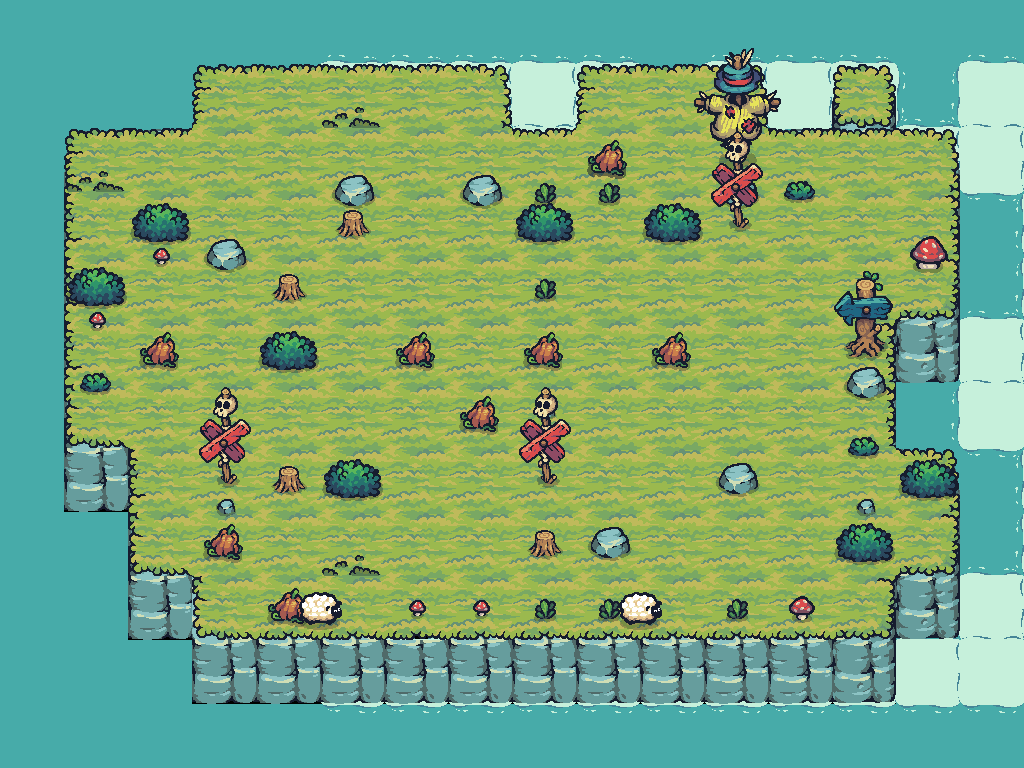

This game map was drawn from its Tiled (.tmx) file and the tilesets committed beside it. A one-line description and the trimmed map source follow:
An orthogonal 16x12 tile map with 64x64 px tiles, 11 tile layers (Water, Foam, layerforedge, new game bg, ...), 23 tilesets and 34 objects (22x Block, 6x Tree, 2x Barrel, PlayerCheckpoint, AntiPlayerCheckpoint, ...).

<map version="1.10" tiledversion="1.11.0" orientation="orthogonal" renderorder="right-down" width="16" height="12" tilewidth="64" tileheight="64" infinite="0" nextlayerid="28" nextobjectid="11">
 <properties>
  <property name="Star1" type="int" value="20" />
  <property name="Star2" type="int" value="25" />
  <property name="Star3" type="int" value="30" />
 </properties>
 <tileset firstgid="1" source="Terrain.tsx" />
 <tileset firstgid="41" source="Castle_Red.tsx" />
 <tileset firstgid="61" source="Tree.tsx" />
 <tileset firstgid="169" source="17.tsx" />
 <tileset firstgid="171" source="Tower_Blue.tsx" />
 <tileset firstgid="179" source="01.tsx" />
 <tileset firstgid="180" source="06.tsx" />
 <tileset firstgid="181" source="18.tsx" />
 <tileset firstgid="190" source="09.tsx" />
 <tileset firstgid="191" source="12.tsx" />
 <tileset firstgid="192" source="16.tsx" />
 <tileset firstgid="194" source="Castle_Destroyed.tsx" />
 <tileset firstgid="214" source="HappySheep_Idle.tsx" />
 <tileset firstgid="222" source="Tree_192.tsx" />
 <tileset firstgid="234" source="Water.tsx" />
 <tileset firstgid="235" source="Foam_192.tsx" />
 <tileset firstgid="243" source="Tilemap_Elevation.tsx" />
 <tileset firstgid="275" source="02.tsx" />
 <tileset firstgid="276" source="03.tsx" />
 <tileset firstgid="277" source="04.tsx" />
 <tileset firstgid="278" source="07.tsx" />
 <tileset firstgid="279" source="10.tsx" />
 <tileset firstgid="280" source="TX Props.tsx" />
 <group id="26" name="Common">
  <layer id="13" name="Water" width="16" height="12">
   <data>[192 cells, 88 non-empty, 1 distinct tile ids]</data>
  </layer>
  <layer id="14" name="Foam" width="16" height="12" offsetx="128" offsety="0">
   <data>[192 cells, 44 non-empty, 1 distinct tile ids]</data>
  </layer>
  <layer id="19" name="layerforedge" width="16" height="12">
   <data>[192 cells, 30 non-empty, 11 distinct tile ids]</data>
  </layer>
  <layer id="15" name="new game bg" width="16" height="12">
   <data>[192 cells, 128 non-empty, 12 distinct tile ids]</data>
  </layer>
  <layer id="24" name="eat" width="16" height="12">
   <data>[192 cells, 5 non-empty, 3 distinct tile ids]</data>
  </layer>
  <layer id="27" name="grass" width="16" height="12">
   <data>[192 cells, 3 non-empty, 1 distinct tile ids]</data>
  </layer>
  <layer id="17" name="props" width="16" height="12" offsetx="0" offsety="32">
   <data>[192 cells, 17 non-empty, 7 distinct tile ids]</data>
  </layer>
  <layer id="18" name="propsLayer2" width="16" height="12">
   <data>[192 cells, 15 non-empty, 12 distinct tile ids]</data>
  </layer>
  <objectgroup id="21" name="TreesOutSideGameGrid" class="TreesOutSideGameGrid">
   <object id="3" name="Tree" type="Tree" x="192" y="128" width="64" height="64" />
   <object id="5" name="Tree" type="Tree" x="256" y="128" width="64" height="64" />
   <object id="6" name="Tree" type="Tree" x="384" y="128" width="64" height="64" />
   <object id="7" name="Tree" type="Tree" x="832" y="192" width="64" height="64" />
   <object id="8" name="Tree" type="Tree" x="640" y="128" width="64" height="64" />
   <object id="9" name="Tree" type="Tree" x="192" y="320" width="64" height="64" />
  </objectgroup>
  <layer id="22" name="AheadOfTreesProps" width="16" height="12">
   <data>[192 cells, 6 non-empty, 6 distinct tile ids]</data>
  </layer>
  <objectgroup id="30" name="CollisionblocksForGrid">
   <object id="101" name="Block" type="Block" x="256" y="128" width="576" height="64" />
   <object id="102" name="Block" type="Block" x="256" y="576" width="576" height="64" />
   <object id="103" name="Block" type="Block" x="192" y="192" width="64" height="384" />
   <object id="104" name="Block" type="Block" x="831" y="192" width="64" height="384" />
  </objectgroup>
  <layer id="25" name="BottomEdge" width="16" height="12">
   <data>[192 cells, 3 non-empty, 2 distinct tile ids]</data>
  </layer>
 </group>
 <layer id="13" name="CollisionblockTileLayer" width="16" height="12">
  <data>[192 cells, 19 non-empty, 7 distinct tile ids]</data>
 </layer>
 <objectgroup id="5" name="Collisionblocks" visible="0">
  <object id="1" name="Block" type="Block" x="320" y="192" width="64" height="64" />
  <object id="3" name="Block" type="Block" x="512" y="192" width="64" height="64" />
  <object id="5" name="Block" type="Block" x="640" y="192" width="64" height="64" />
  <object id="6" name="Block" type="Block" x="704" y="192" width="64" height="64" />
  <object id="7" name="Block" type="Block" x="256" y="256" width="64" height="64" />
  <object id="8" name="Block" type="Block" x="512" y="256" width="64" height="64" />
  <object id="10" name="Block" type="Block" x="256" y="320" width="64" height="64" />
  <object id="11" name="Block" type="Block" x="384" y="320" width="64" height="64" />
  <object id="12" name="Block" type="Block" x="512" y="320" width="64" height="64" />
  <object id="13" name="Block" type="Block" x="640" y="320" width="64" height="64" />
  <object id="15" name="Block" type="Block" x="448" y="384" width="64" height="64" />
  <object id="16" name="Block" type="Block" x="512" y="384" width="64" height="64" />
  <object id="17" name="Block" type="Block" x="256" y="448" width="64" height="64" />
  <object id="18" name="Block" type="Block" x="320" y="448" width="64" height="64" />
  <object id="19" name="Block" type="Block" x="512" y="448" width="64" height="64" />
  <object id="20" name="Block" type="Block" x="704" y="448" width="64" height="64" />
  <object id="22" name="Block" type="Block" x="512" y="512" width="64" height="64" />
  <object id="23" name="Block" type="Block" x="576" y="512" width="64" height="64" />
 </objectgroup>
 <objectgroup id="6" name="Checkpoints">
  <object id="2" name="PlayerCheckpoint" type="PlayerCheckpoint" x="384" y="192" width="64" height="64" />
  <object id="9" name="AntiPlayerCheckpoint" type="AntiPlayerCheckpoint" x="768" y="256" width="64" height="64" />
 </objectgroup>
 <objectgroup id="7" name="Spawnpoints">
  <object id="4" name="Barrel" type="Barrel" x="576" y="192" width="64" height="64" />
  <object id="14" name="Barrel" type="Barrel" x="256" y="384" width="64" height="64" />
  <object id="21" name="Player" type="Player" x="256" y="512" width="64" height="64" />
  <object id="24" name="AntiPlayer" type="AntiPlayer" x="768" y="512" width="64" height="64" />
 </objectgroup>
</map>
